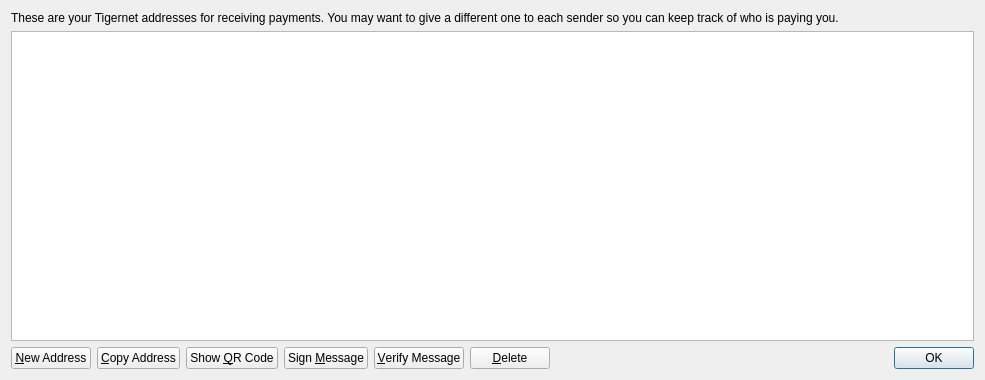
<?xml version="1.0" encoding="UTF-8"?>
<ui version="4.0">
 <class>AddressBookPage</class>
 <widget class="QWidget" name="AddressBookPage">
  <property name="geometry">
   <rect>
    <x>0</x>
    <y>0</y>
    <width>985</width>
    <height>380</height>
   </rect>
  </property>
  <property name="windowTitle">
   <string>Address Book</string>
  </property>
  <layout class="QVBoxLayout" name="verticalLayout">
   <item>
    <widget class="QLabel" name="labelExplanation">
     <property name="text">
      <string>These are your Tigernet addresses for receiving payments. You may want to give a different one to each sender so you can keep track of who is paying you.</string>
     </property>
     <property name="textFormat">
      <enum>Qt::PlainText</enum>
     </property>
     <property name="wordWrap">
      <bool>true</bool>
     </property>
    </widget>
   </item>
   <item>
    <widget class="QTableView" name="tableView">
     <property name="contextMenuPolicy">
      <enum>Qt::CustomContextMenu</enum>
     </property>
     <property name="toolTip">
      <string>Double-click to edit address or label</string>
     </property>
     <property name="tabKeyNavigation">
      <bool>false</bool>
     </property>
     <property name="alternatingRowColors">
      <bool>true</bool>
     </property>
     <property name="selectionMode">
      <enum>QAbstractItemView::SingleSelection</enum>
     </property>
     <property name="selectionBehavior">
      <enum>QAbstractItemView::SelectRows</enum>
     </property>
     <property name="sortingEnabled">
      <bool>true</bool>
     </property>
     <attribute name="verticalHeaderVisible">
      <bool>false</bool>
     </attribute>
    </widget>
   </item>
   <item>
    <layout class="QHBoxLayout" name="horizontalLayout">
     <item>
      <widget class="QPushButton" name="newAddressButton">
       <property name="toolTip">
        <string>Create a new address</string>
       </property>
       <property name="text">
        <string>&amp;New Address</string>
       </property>
       <property name="icon">
        <iconset resource="../bitcoin.qrc">
         <normaloff>:/icons/add</normaloff>:/icons/add</iconset>
       </property>
      </widget>
     </item>
     <item>
      <widget class="QPushButton" name="copyToClipboard">
       <property name="toolTip">
        <string>Copy the currently selected address to the system clipboard</string>
       </property>
       <property name="text">
        <string>&amp;Copy Address</string>
       </property>
       <property name="icon">
        <iconset resource="../bitcoin.qrc">
         <normaloff>:/icons/editcopy</normaloff>:/icons/editcopy</iconset>
       </property>
      </widget>
     </item>
     <item>
      <widget class="QPushButton" name="showQRCode">
       <property name="text">
        <string>Show &amp;QR Code</string>
       </property>
       <property name="icon">
        <iconset resource="../bitcoin.qrc">
         <normaloff>:/icons/qrcode</normaloff>:/icons/qrcode</iconset>
       </property>
      </widget>
     </item>
     <item>
      <widget class="QPushButton" name="signMessage">
       <property name="toolTip">
        <string>Sign a message to prove you own a Tigernet address</string>
       </property>
       <property name="text">
        <string>Sign &amp;Message</string>
       </property>
       <property name="icon">
        <iconset resource="../bitcoin.qrc">
         <normaloff>:/icons/edit</normaloff>:/icons/edit</iconset>
       </property>
      </widget>
     </item>
     <item>
      <widget class="QPushButton" name="verifyMessage">
       <property name="toolTip">
        <string>Verify a message to ensure it was signed with a specified Tigernet address</string>
       </property>
       <property name="text">
        <string>&amp;Verify Message</string>
       </property>
       <property name="icon">
        <iconset resource="../bitcoin.qrc">
         <normaloff>:/icons/transaction_0</normaloff>:/icons/transaction_0</iconset>
       </property>
      </widget>
     </item>
     <item>
      <widget class="QPushButton" name="deleteButton">
       <property name="toolTip">
        <string>Delete the currently selected address from the list</string>
       </property>
       <property name="text">
        <string>&amp;Delete</string>
       </property>
       <property name="icon">
        <iconset resource="../bitcoin.qrc">
         <normaloff>:/icons/remove</normaloff>:/icons/remove</iconset>
       </property>
      </widget>
     </item>
     <item>
      <spacer name="horizontalSpacer">
       <property name="orientation">
        <enum>Qt::Horizontal</enum>
       </property>
       <property name="sizeHint" stdset="0">
        <size>
         <width>40</width>
         <height>20</height>
        </size>
       </property>
      </spacer>
     </item>
     <item>
      <widget class="QDialogButtonBox" name="buttonBox">
       <property name="sizePolicy">
        <sizepolicy hsizetype="Maximum" vsizetype="Fixed">
         <horstretch>0</horstretch>
         <verstretch>0</verstretch>
        </sizepolicy>
       </property>
       <property name="standardButtons">
        <set>QDialogButtonBox::Ok</set>
       </property>
      </widget>
     </item>
    </layout>
   </item>
  </layout>
 </widget>
 <resources>
  <include location="../bitcoin.qrc"/>
 </resources>
 <connections/>
</ui>
